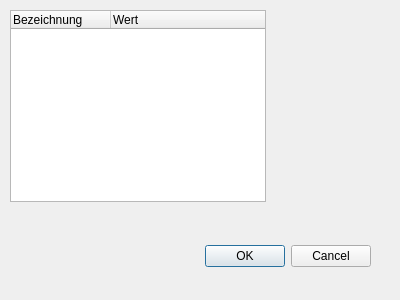
<?xml version="1.0" encoding="UTF-8"?>
<ui version="4.0">
 <class>NewCableDialog</class>
 <widget class="QDialog" name="NewCableDialog">
  <property name="geometry">
   <rect>
    <x>0</x>
    <y>0</y>
    <width>400</width>
    <height>300</height>
   </rect>
  </property>
  <property name="windowTitle">
   <string>Dialog</string>
  </property>
  <widget class="QDialogButtonBox" name="buttonBox">
   <property name="geometry">
    <rect>
     <x>30</x>
     <y>240</y>
     <width>341</width>
     <height>32</height>
    </rect>
   </property>
   <property name="orientation">
    <enum>Qt::Horizontal</enum>
   </property>
   <property name="standardButtons">
    <set>QDialogButtonBox::Cancel|QDialogButtonBox::Ok</set>
   </property>
  </widget>
  <widget class="QTreeWidget" name="treeWidget">
   <property name="geometry">
    <rect>
     <x>10</x>
     <y>10</y>
     <width>256</width>
     <height>192</height>
    </rect>
   </property>
   <property name="columnCount">
    <number>2</number>
   </property>
   <column>
    <property name="text">
     <string>Bezeichnung</string>
    </property>
   </column>
   <column>
    <property name="text">
     <string>Wert</string>
    </property>
   </column>
  </widget>
 </widget>
 <resources/>
 <connections>
  <connection>
   <sender>buttonBox</sender>
   <signal>accepted()</signal>
   <receiver>NewCableDialog</receiver>
   <slot>accept()</slot>
   <hints>
    <hint type="sourcelabel">
     <x>248</x>
     <y>254</y>
    </hint>
    <hint type="destinationlabel">
     <x>157</x>
     <y>274</y>
    </hint>
   </hints>
  </connection>
  <connection>
   <sender>buttonBox</sender>
   <signal>rejected()</signal>
   <receiver>NewCableDialog</receiver>
   <slot>reject()</slot>
   <hints>
    <hint type="sourcelabel">
     <x>316</x>
     <y>260</y>
    </hint>
    <hint type="destinationlabel">
     <x>286</x>
     <y>274</y>
    </hint>
   </hints>
  </connection>
 </connections>
</ui>
